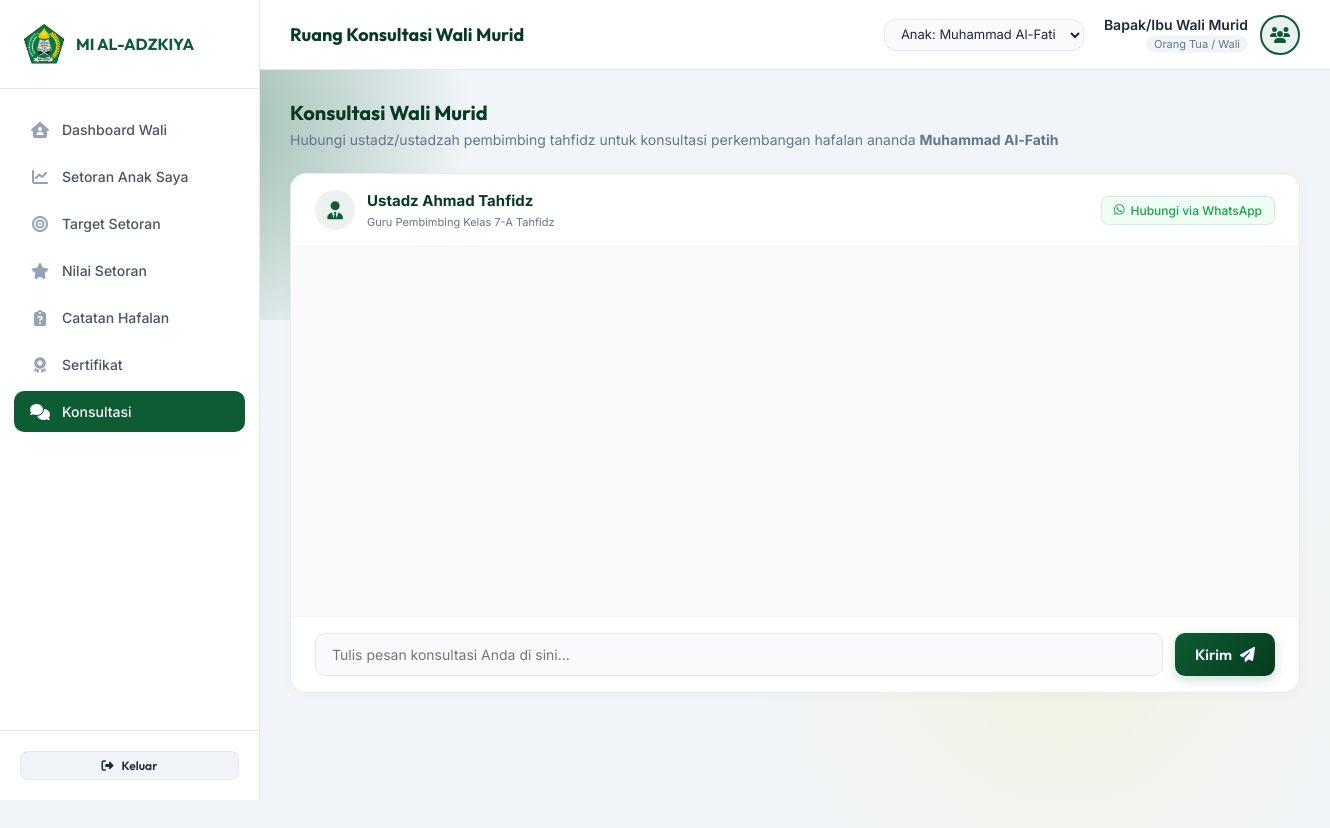
Page /orang_tua/konsultasi.php (signed in) on the committed database.
### tables this page shows
CREATE TABLE siswa (
    id INT AUTO_INCREMENT PRIMARY KEY,
    nisn VARCHAR(20) NOT NULL UNIQUE,
    nama_lengkap VARCHAR(100) NOT NULL,
    ttl VARCHAR(100) NULL,
    jenis_kelamin ENUM('L','P') NULL,
    kelas_id INT,
    orang_tua_id INT,
    status_aktif ENUM('aktif','alumni','keluar') DEFAULT 'aktif',
    foto_profil VARCHAR(255) NULL,
    FOREIGN KEY (kelas_id) REFERENCES kelas(id) ON DELETE SET NULL,
    FOREIGN KEY (orang_tua_id) REFERENCES orang_tua(id) ON DELETE SET NULL
);

CREATE TABLE kelas (
    id INT AUTO_INCREMENT PRIMARY KEY,
    nama_kelas VARCHAR(30) NOT NULL UNIQUE,
    wali_kelas_id INT,
    FOREIGN KEY (wali_kelas_id) REFERENCES guru_tahfidz(id) ON DELETE SET NULL
);

CREATE TABLE guru_tahfidz (
    id INT AUTO_INCREMENT PRIMARY KEY,
    user_id INT NOT NULL UNIQUE,
    nip VARCHAR(30) UNIQUE,
    nama_lengkap VARCHAR(100) NOT NULL,
    no_hp VARCHAR(20),
    foto_profil VARCHAR(255) NULL,
    FOREIGN KEY (user_id) REFERENCES users(id) ON DELETE CASCADE
);

### orang_tua/konsultasi.php (the view, shortened to what this page needs)
<?php
require_once '../config/database.php';
require_once 'header.php';
$teacher = null;
if ($anak_aktif) {
    try {
        $stmt_teacher = $pdo->prepare("
            SELECT gt.id AS guru_id, gt.user_id AS teacher_user_id, gt.nama_lengkap AS nama_guru, gt.no_hp, k.nama_kelas
            FROM siswa s
            JOIN kelas k ON s.kelas_id = k.id
            JOIN guru_tahfidz gt ON k.wali_kelas_id = gt.id
            WHERE s.id = :siswa_id
        ");
        $stmt_teacher->execute(['siswa_id' => $anak_aktif['id']]);
        $teacher = $stmt_teacher->fetch();
    } catch (\PDOException $e) {
        $error = 'Gagal memuat data konsultasi: ' . $e->getMessage();
    }
}
?>
<?php if (empty($daftar_anak)): ?>
    <div class="card" style="margin-top: 20px; box-shadow: none; border: 1.5px solid rgba(239, 68, 68, 0.2); background-color: rgba(239, 68, 68, 0.03); width: 100%; max-width: 100%;">
        <div style="display: flex; gap: 15px; align-items: flex-start;">
            <i class="fa-solid fa-triangle-exclamation" style="font-size: 30px; color: var(--error-color);"></i>
            <div>
                <h3 style="color: #991b1b; font-family: var(--font-heading); margin-bottom: 8px;">Data Anak Belum Terhubung</h3>
                <p style="font-size: 14px; color: var(--text-muted); line-height: 1.6;">
                    Akun Anda belum terhubung dengan data siswa mana pun.
                </p>
            </div>
        </div>
    </div>
<?php else: ?>
    <div style="margin-bottom: 25px;">
        <h2 style="font-size: 20px; font-family: var(--font-heading); color: var(--primary-dark); margin-bottom: 6px;">
            Konsultasi Wali Murid
        </h2>
        <p style="font-size: 14px; color: var(--text-muted);">
            Hubungi ustadz/ustadzah pembimbing tahfidz untuk konsultasi perkembangan hafalan ananda <strong><?php echo htmlspecialchars($anak_aktif['nama_lengkap']); ?></strong>
        </p>
    </div>
    <?php if (!$teacher): ?>
        <div class="card" style="box-shadow: none; border: 1px solid rgba(13, 92, 52, 0.1); width: 100%; max-width: 100%; text-align: center; padding: 60px 20px;">
            <div style="width: 70px; height: 70px; border-radius: 50%; background-color: rgba(239, 68, 68, 0.05); display: flex; justify-content: center; align-items: center; margin: 0 auto 20px; color: var(--error-color); font-size: 28px;">
                <i class="fa-solid fa-user-slash"></i>
            </div>
            <h3 style="font-family: var(--font-heading); color: #991b1b; font-size: 16px; margin-bottom: 8px;">Guru Pembimbing Belum Diplot</h3>
            <p style="font-size: 13px; color: var(--text-muted); max-width: 450px; margin: 0 auto; line-height: 1.5;">
                Ananda <strong><?php echo htmlspecialchars($anak_aktif['nama_lengkap']); ?></strong> belum memiliki guru pembimbing tahfidz atau kelas tahfidz yang ditunjuk. Silakan hubungi Administrator sekolah untuk memplot guru pembimbing tahfidz.
            </p>
        </div>
    <?php else: ?>
        <div class="chat-container-box">
            <div class="chat-header">
                <div style="display: flex; align-items: center; gap: 12px;">
                    <div style="width: 40px; height: 40px; border-radius: 50%; background-color: rgba(13, 92, 52, 0.08); display: flex; justify-content: center; align-items: center; color: var(--primary-color); font-size: 18px;">
                        <i class="fa-solid fa-user-tie"></i>
                    </div>
                    <div>
                        <strong style="color: var(--primary-dark); font-size: 15px; display: block;"><?php echo htmlspecialchars($teacher['nama_guru']); ?></strong>
                        <span style="font-size: 11px; color: var(--text-muted);">Guru Pembimbing Kelas <?php echo htmlspecialchars($teacher['nama_kelas']); ?></span>
                    </div>
                </div>
                <?php if ($teacher['no_hp']): ?>
                    <div>
                        <a href="https://wa.me/<?php echo preg_replace('/[^0-9]/', '', $teacher['no_hp']); ?>" target="_blank" class="btn btn-secondary btn-sm" style="display: inline-flex; align-items: center; gap: 6px; width: auto; font-family: var(--font-body); font-weight: 500; font-size: 12px; color: #16a34a; background-color: #f0fdf4; border-color: rgba(22, 163, 74, 0.15);">
                            <i class="fa-brands fa-whatsapp"></i> Hubungi via WhatsApp
                        </a>
                    </div>
                <?php endif; ?>
            </div>
            <div class="chat-messages" id="chatContainer">
            </div>
            <div class="chat-footer">
                <form id="chatForm" class="chat-form" onsubmit="sendMessage(event)">
                    <input type="text" id="messageInput" name="message" class="chat-input" placeholder="Tulis pesan konsultasi Anda di sini..." required autocomplete="off">
                    <button type="submit" class="btn btn-primary chat-send-btn">
                        <span>Kirim</span>
                        <i class="fa-solid fa-paper-plane"></i>
                    </button>
                </form>
            </div>
        </div>
    <?php endif; ?>
<?php endif; ?>
</main>
</div>
</div>
</body>
</html>

### assets/css/style.css (style rules this page uses)
:root { --primary-color: #0d5c34; --primary-light: #15804c; --primary-dark: #073b20; --accent-color: #ffd700; --accent-dark: #ccab00; --accent-glow: rgba(255, 215, 0, 0.35); --bg-dark: #0a140f; --text-main: #1e293b; --text-muted: #64748b; --text-light: #f8fafc; --card-bg: #ffffff; --card-border: rgba(13, 92, 52, 0.15); --error-color: #ef4444; --success-color: #10b981; --transition-speed: 0.3s; --font-heading: 'Outfit', sans-serif; --font-body: 'Inter', sans-serif; }
* { margin: 0; padding: 0; box-sizing: border-box; }
body { font-family: var(--font-body); background-color: var(--bg-dark); color: var(--text-main); min-height: 100vh; display: flex; justify-content: center; align-items: center; overflow-x: hidden; position: relative; }
body::before { content: ''; position: absolute; top: -10%; left: -10%; width: 50%; height: 50%; background: radial-gradient(circle, rgba(13, 92, 52, 0.4) 0%, transparent 70%); z-index: -1; pointer-events: none; }
body::after { content: ''; position: absolute; bottom: -10%; right: -10%; width: 60%; height: 60%; background: radial-gradient(circle, rgba(255, 215, 0, 0.1) 0%, transparent 70%); z-index: -1; pointer-events: none; }
.btn { width: 100%; padding: 14px; border: none; border-radius: 12px; font-family: var(--font-heading); font-size: 15px; font-weight: 600; cursor: pointer; transition: all var(--transition-speed); display: inline-flex; justify-content: center; align-items: center; gap: 8px; text-decoration: none; }
.btn-primary { background: linear-gradient(135deg, var(--primary-color) 0%, var(--primary-dark) 100%); color: var(--text-light); box-shadow: 0 4px 12px rgba(13, 92, 52, 0.2); }
.btn-secondary { background-color: #f1f5f9; color: var(--text-main); border: 1.5px solid #e2e8f0; }
.admin-body { background-color: #f1f5f9; color: var(--text-main); display: block; min-height: 100vh; overflow-x: hidden; }
.btn-sm { padding: 6px 12px; font-size: 12px; border-radius: 8px; }

### orang_tua/konsultasi.php (style rules this page uses)
.chat-container-box { display: flex; flex-direction: column; height: 520px; background-color: #ffffff; border: 1px solid rgba(13, 92, 52, 0.1); border-radius: 16px; overflow: hidden; box-shadow: 0 4px 20px rgba(0, 0, 0, 0.02); }
.chat-header { padding: 16px 24px; background-color: #ffffff; border-bottom: 1.5px solid #f1f5f9; display: flex; justify-content: space-between; align-items: center; }
.chat-messages { flex: 1; padding: 24px; overflow-y: auto; background-color: #f8fafc; display: flex; flex-direction: column; gap: 15px; }
.chat-footer { padding: 16px 24px; background-color: #ffffff; border-top: 1.5px solid #f1f5f9; }
.chat-form { display: flex; gap: 12px; }
.chat-input { flex: 1; padding: 12px 16px; font-family: var(--font-body); font-size: 14px; border: 1.5px solid #e2e8f0; border-radius: 10px; outline: none; background-color: #f8fafc; transition: all var(--transition-speed); }
.chat-send-btn { width: auto; padding: 12px 20px; border-radius: 10px; }

### rows in the picture
siswa: nama_lengkap "Muhammad Al-Fatih"
kelas: wali_kelas.nama_lengkap "Ustadz Ahmad Tahfidz", nama_kelas "7-A Tahfidz"

### other values in the picture
$nama_ortu "Bapak/Ibu Wali Murid"
